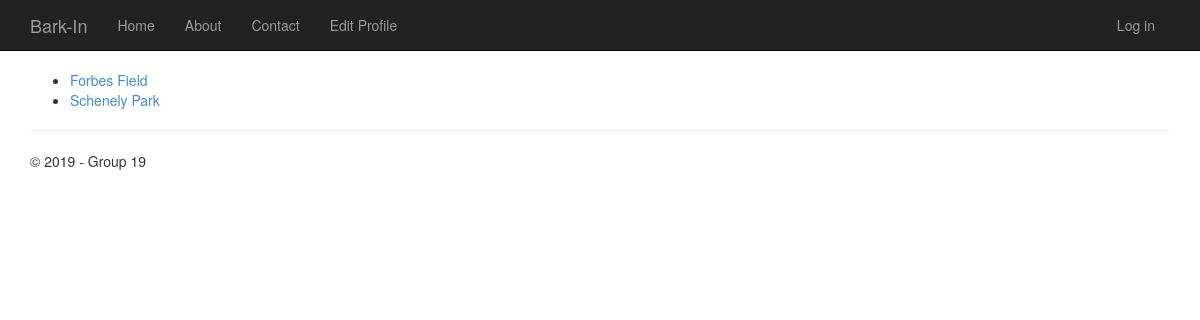
/, run on an earlier commit of the app's database.
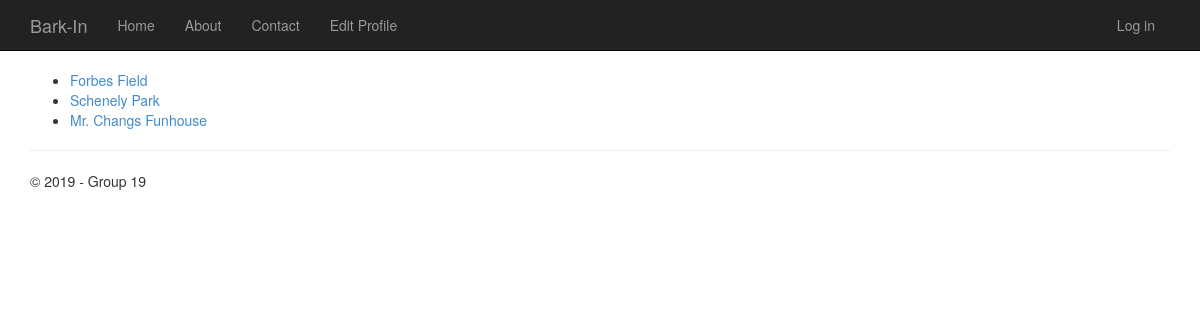
And on a later commit of the database.
### app/models.py (models this page shows, shortened)
class Park(models.Model):
	name = models.CharField(max_length=150, unique=False, null=True)
	lat = models.IntegerField(blank=False)
	lon = models.IntegerField(blank=False)
	info = models.CharField(max_length=512,null=True)
	address = models.CharField(max_length=512,null=True)
	star_rating = models.PositiveIntegerField(default=0,blank=True)
	num_ratings = models.PositiveIntegerField(default=0,blank=True)
	fenced_in = models.BooleanField(default=False)
	off_leash = models.BooleanField(default=False)
	reviews = models.ManyToManyField(ParkReview, blank=True)

### app/views.py (the view, shortened to what this page needs)
# urls.py: path('', views.index, name='index'),
def index(request):
    all_parks = Park.objects.all()
    template = loader.get_template('app/index.html')
    context = {
        'all_parks' : all_parks,
        'title':'Home Page',
        'year':datetime.now().year,
        }
    return HttpResponse(template.render(context, request))

### app/templates/app/index.html
{% extends "app/layout.html" %}
{% block content %}
<ul>
    {% for Park in all_parks %}
    <li><a href="/view_park/{{ Park.id }}">{{Park.name}}</a></li>
    {% endfor %}
</ul>
{% endblock %}

What changed in the data, as far as the page shows it:
added Park: name "Mr. Changs Funhouse"
